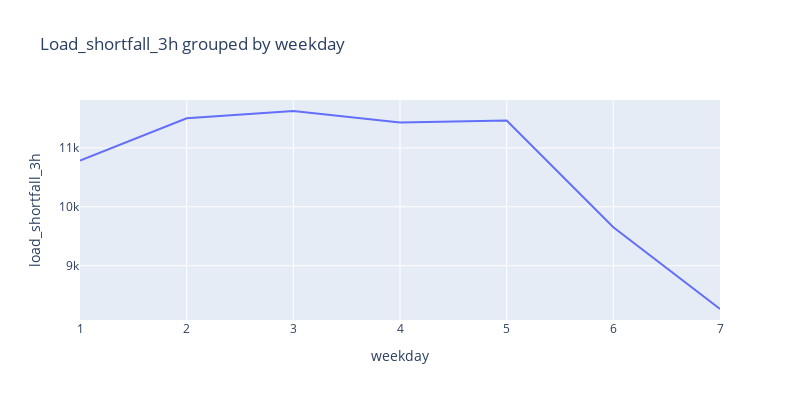

Notebook source saved alongside this figure:
### Markdown cell above
The plot above shows 10k to 12k consistent recorded values from middle of each to the end of the month. Days 6 to 12 are recorded to be above 12k on average.

### Code cell
# Ploting time (weekday) against Load_shortfall_3h to see relationship
px.line(df_clean.groupby([df_clean['weekday']])['load_shortfall_3h'].mean(),
        title = 'Load_shortfall_3h grouped by weekday',
        y='load_shortfall_3h',width =800, height=400 )

### Figure 1 — Plotly figure (JSON) as saved in the notebook; plotly's stock layout.template omitted (floating-point values rounded to 4 significant figures)
{"data": [{"hovertemplate": "weekday=%{x}<br>load_shortfall_3h=%{y}<extra></extra>", "legendgroup": "", "line": {"color": "#636efa", "dash": "solid"}, "marker": {"symbol": "circle"}, "mode": "lines", "name": "", "orientation": "v", "showlegend": false, "type": "scatter", "x": [1, 2, 3, 4, 5, 6, 7], "xaxis": "x", "y": [10780.0, 11500.0, 11630.0, 11430.0, 11460.0, 9652.0, 8266.0], "yaxis": "y"}], "layout": {"height": 400, "legend": {"tracegroupgap": 0}, "title": {"text": "Load_shortfall_3h grouped by weekday"}, "width": 800, "xaxis": {"anchor": "y", "domain": [0, 1], "title": {"text": "weekday"}}, "yaxis": {"anchor": "x", "domain": [0, 1], "title": {"text": "load_shortfall_3h"}}}}
